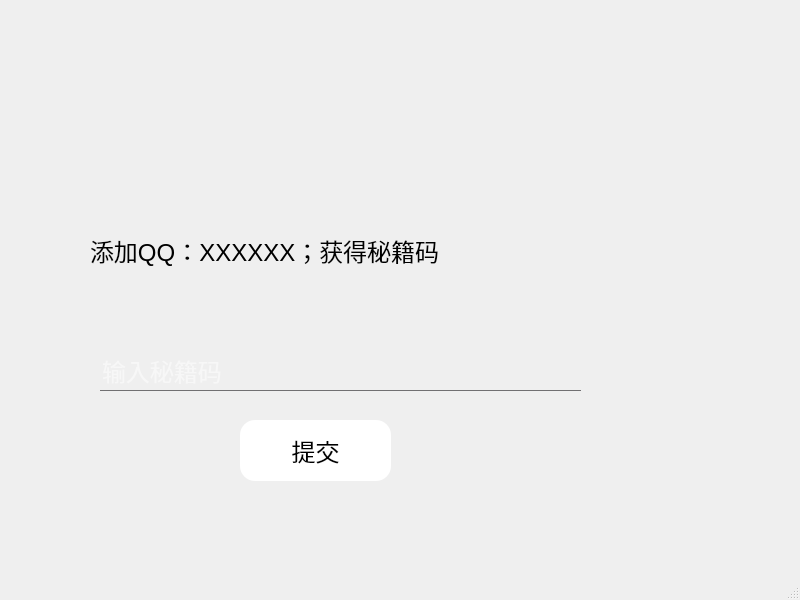
<?xml version="1.0" encoding="UTF-8"?>
<ui version="4.0">
 <class>Contract</class>
 <widget class="QMainWindow" name="Contract">
  <property name="geometry">
   <rect>
    <x>0</x>
    <y>0</y>
    <width>800</width>
    <height>600</height>
   </rect>
  </property>
  <property name="windowTitle">
   <string>MainWindow</string>
  </property>
  <property name="styleSheet">
   <string notr="true">#centralwidget
{
	background:url(:/source/back_1.jpg);
}
*{
font: 9pt &quot;Bauhaus 93&quot;;
font-size:24px;
}
QToolButton{
background:pink;
border-radius:60px;
}
QPushButton
{
background:white;
border-radius:15px;
font: 12pt &quot;华文琥珀&quot;;
}
QPushButton:hover
{
background:pink;
border-radius:15px;
font: 12pt &quot;华文琥珀&quot;;
}
QLineEdit
{
background:rgba(255,255,255,0.5);
border:none;
color:white;
font: 12pt &quot;华文琥珀&quot;;
background:transparent;
border-bottom:1px solid #717072;
}
QFrame{
background:rgba(255,255,255,0.6);
border-radius:15px;
}
QLabel
{
background:transparent;
color:black;
font:20pt &quot;华文琥珀&quot;;
}
</string>
  </property>
  <widget class="QWidget" name="centralwidget">
   <widget class="QLabel" name="label">
    <property name="geometry">
     <rect>
      <x>90</x>
      <y>160</y>
      <width>571</width>
      <height>181</height>
     </rect>
    </property>
    <property name="text">
     <string>添加QQ：XXXXXX；获得秘籍码</string>
    </property>
   </widget>
   <widget class="QLineEdit" name="lineEdit">
    <property name="geometry">
     <rect>
      <x>100</x>
      <y>350</y>
      <width>481</width>
      <height>41</height>
     </rect>
    </property>
    <property name="placeholderText">
     <string>输入秘籍码</string>
    </property>
   </widget>
   <widget class="QPushButton" name="pushButton">
    <property name="geometry">
     <rect>
      <x>240</x>
      <y>420</y>
      <width>151</width>
      <height>61</height>
     </rect>
    </property>
    <property name="text">
     <string>提交</string>
    </property>
   </widget>
  </widget>
  <widget class="QMenuBar" name="menubar">
   <property name="geometry">
    <rect>
     <x>0</x>
     <y>0</y>
     <width>800</width>
     <height>34</height>
    </rect>
   </property>
  </widget>
  <widget class="QStatusBar" name="statusbar"/>
 </widget>
 <resources/>
 <connections/>
</ui>
